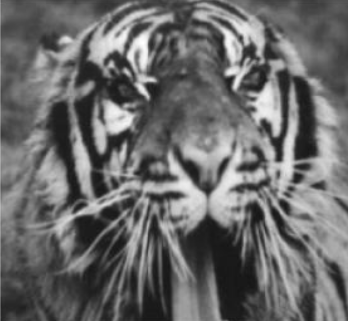
#> input picture image_processing/imgs/lion.png, 348 x 321 px
$ python opencv4.py   (older library calls are emulated)
#> lines starting #> are read from the running program, lines starting #| are printed output that depends on the picture
import cv2
import numpy as np
import matplotlib.pyplot as plt
from scipy.ndimage import convolve


def filter_2d_manual(image, kernel):
    image_height, image_width = image.shape
    kernel_height, kernel_width = kernel.shape
    pad_height = kernel_height // 2
    pad_width = kernel_width // 2
    padded_image = np.pad(image, ((pad_height, pad_height), (pad_width, pad_width)), mode='constant', constant_values=0)
    filtered_image = np.zeros_like(image)

    for i in range(image_height):
        for j in range(image_width):
            region = padded_image[i:i + kernel_height, j:j + kernel_width]
            filtered_image[i, j] = np.sum(region * kernel)

    return filtered_image


# [31 lines left out: functions apply_sobel_operator, compute_gradient_magnitude_and_direction, convert_scale_abs, not called in this run]


def compute_image_gradient(image_path):
    # Load the image in grayscale
    image = cv2.imread(image_path, cv2.IMREAD_GRAYSCALE)
    if image is None:
        raise ValueError(f"Image not found at the path: {image_path}")

    # Apply the Sobel operator to get the gradients in x and y directions
    Gx = cv2.Sobel(image, cv2.CV_64F, 1, 0, ksize=3)
    Gy = cv2.Sobel(image, cv2.CV_64F, 0, 1, ksize=3)

    # Calculate the gradient magnitude
    gradient_magnitude = np.sqrt(Gx**2 + Gy**2)
    gradient_magnitude = cv2.convertScaleAbs(gradient_magnitude)  # Convert to 8-bit image

    # Calculate the gradient direction
    gradient_direction = np.arctan2(Gy, Gx)

    return gradient_magnitude, gradient_direction


# [36 lines left out: functions plot_intensity_and_derivative, gaussian_kernel, not called in this run]


def apply_gaussian_smoothing(image, kernel_size=5, sigma=10.0):
    kernel = gaussian_kernel(kernel_size, sigma)
    smoothed_image = filter_2d_manual(image, kernel)
    return smoothed_image


# [85 lines left out: functions gaussian_derivative_kernels, apply_gaussian_derivatives, compute_gradient_magnitude, apply_gaussian_derivatives_opencv, not called in this run]


def gaussian_kernel(size, sigma=1):
    kernel_1D = np.linspace(-(size // 2), size // 2, size)
    for i in range(size):
        kernel_1D[i] = (1 / (np.sqrt(2 * np.pi) * sigma)) * np.exp(-np.power((kernel_1D[i]) / sigma, 2) / 2)
    kernel_2D = np.outer(kernel_1D.T, kernel_1D.T)
    kernel_2D *= 1.0 / kernel_2D.max()
    return kernel_2D

# [91 lines left out: functions sobel_filters, non_max_suppression, threshold, hysteresis, not called in this run]

def canny_edge_detector(img, sigma=1, kernel_size=5, lowThresholdRatio=0.05, highThresholdRatio=0.09):
    # Step 1: Gaussian Blur
    kernel = gaussian_kernel(kernel_size, sigma)
    img_smoothed = convolve(img, kernel)
    img_smoothed = cv2.GaussianBlur(image, (kernel_size,kernel_size), sigma)

    # Step 2: Sobel Filters
    gradient_magnitude, gradient_angle = sobel_filters(img_smoothed)

    # Step 3: Non-maximum suppression
    img_nms = non_max_suppression(gradient_magnitude, gradient_angle)

    # Step 4: Thresholding and Hysteresis
    img_threshold, weak, strong = threshold(img_nms, lowThresholdRatio, highThresholdRatio)
    img_final = hysteresis(img_threshold, weak, strong)

    return img_final.astype(np.uint8)  # Ensure the image is of type uint8 for display


# -------------------------------------------------------
image_path = './imgs/lion.png'
image = cv2.imread(image_path, cv2.IMREAD_GRAYSCALE)
#> image is the input picture: shape (321, 348); min 21, max 255, mean 106.4
kernel_x = np.array([[-1, 0, 1],
                     [-2, 0, 2],
                     [-1, 0, 1]])
kernel_x = np.array([[-1, 1]])
# kernel_x = np.array([[0, 1],
#                      [-1, 0]])
kernel_y = np.array([[-1, -2, -1],
                     [ 0,  0,  0],
                     [ 1,  2,  1]])
kernel_y = np.array([[1], [-1]])
kernel_y2 = np.array([[-1], [1]])
# kernel_y = np.array([[1, 0],
#                      [0, -1]])
# image_dx = filter_2d_manual(image, kernel_x)
# image_dy = filter_2d_manual(image, kernel_y)
image_dx = cv2.filter2D(image, -1, kernel_y)
image_dy = cv2.filter2D(image, -1, kernel_y2)
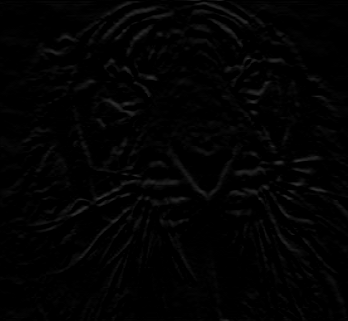
#> image_dy: shape (321, 348); min 0, max 53, mean 2.8

cv2.imshow('Original Image', image)
cv2.imshow('Differentiation in X axis',image_dx)
cv2.imshow('Differentiation in Y axis', image_dy)


# -------------------------------------------------------
image_path = './imgs/diff1.png'
image = cv2.imread(image_path, cv2.IMREAD_GRAYSCALE)
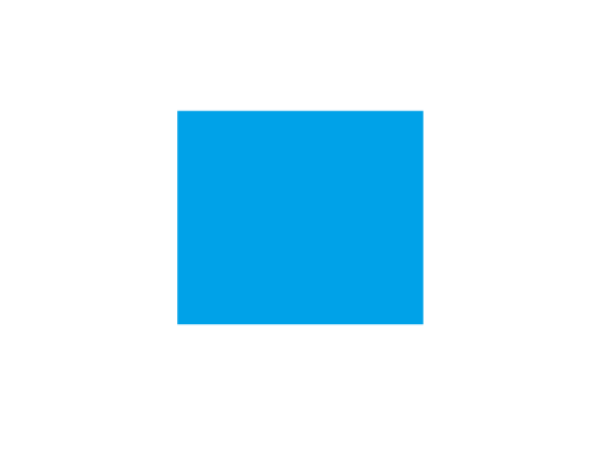
#> input picture image_processing/imgs/diff1.png, 603 x 453 px
#> image: shape (453, 603); min 121, max 255, mean 229.2
gradient_magnitude, gradient_direction = compute_image_gradient(image_path)
#> in compute_image_gradient, `Gx = cv2.Sobel(image, cv2.CV_64F, 1, 0, ksize=3)`:
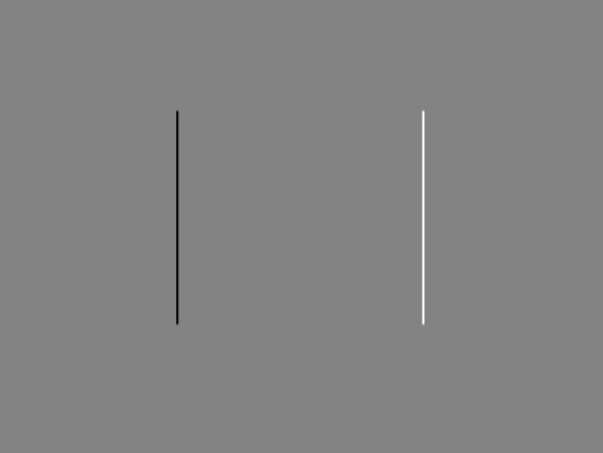
#> Gx: shape (453, 603) float64; min -500, max 472, mean 0; drawn with min black and max white
#> in compute_image_gradient, `gradient_magnitude = np.sqrt(Gx**2 + Gy**2)`:
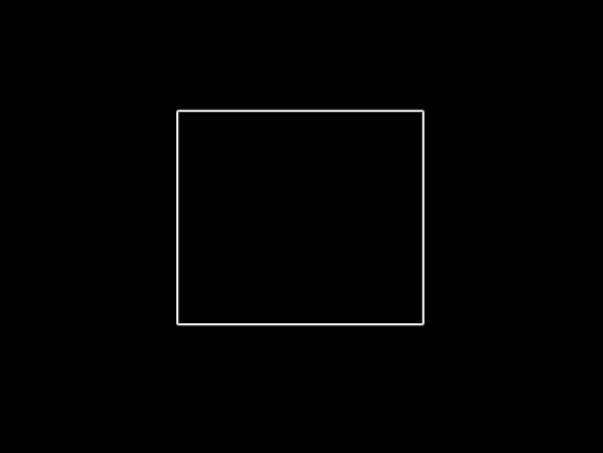
#> gradient_magnitude: shape (453, 603) float64; min 0, max 500, mean 3.6; drawn with min black and max white

# cv2.imshow("Gradient Magnitude", gradient_magnitude)
# cv2.imshow("Gradient Direction", gradient_direction / np.pi * 180)


# -------------------------------------------------------
image_path = './imgs/signal2.png'
image = cv2.imread(image_path, cv2.IMREAD_GRAYSCALE)
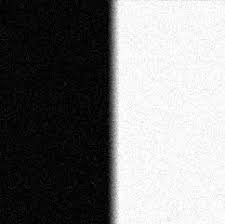
#> input picture image_processing/imgs/signal2.png, 225 x 224 px
#> image is the input picture: shape (224, 225); min 0, max 255, mean 126.3
smoothed_image = apply_gaussian_smoothing(image)
#> after the loop in filter_2d_manual, `for i in range(image_height):`:
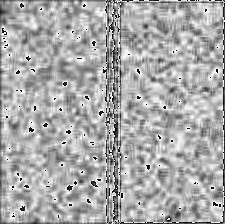
#> filtered_image: shape (224, 225); min 0, max 255, mean 170.3
# [7 lines of commented-out code are left out]
image_path = './imgs/gauss_deriv.png'
image = cv2.imread(image_path, cv2.IMREAD_GRAYSCALE)
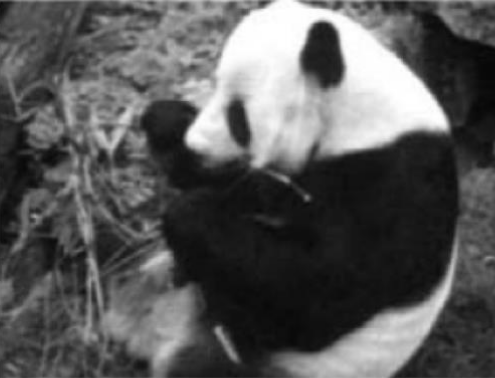
#> input picture image_processing/imgs/gauss_deriv.png, 495 x 378 px
#> image is the input picture: shape (378, 495); min 5, max 255, mean 87.9
# smoothed_image = apply_gaussian_smoothing(image)
# apply_gaussian_derivatives(smoothed_image)
# apply_gaussian_derivatives_opencv(image,  kernel_size=5,  sigma=3) # first apply gaussian and then derivate.


# -------------------------------------------------------
image_path = './imgs/canny.png'
image = cv2.imread(image_path, cv2.IMREAD_GRAYSCALE)
edges = canny_edge_detector(image, sigma=1.5, kernel_size=5, lowThresholdRatio=0.2, highThresholdRatio=0.4)
#> (the run stopped early here; a loop or call above may not have finished)
